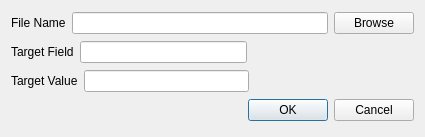
<?xml version="1.0" encoding="UTF-8"?>
<ui version="4.0">
 <class>Set_Params_Dialog</class>
 <widget class="QDialog" name="Set_Params_Dialog">
  <property name="geometry">
   <rect>
    <x>0</x>
    <y>0</y>
    <width>425</width>
    <height>137</height>
   </rect>
  </property>
  <property name="windowTitle">
   <string>Create Valids</string>
  </property>
  <layout class="QGridLayout" name="gridLayout_4">
   <item row="0" column="0">
    <layout class="QGridLayout" name="gridLayout">
     <item row="0" column="0">
      <widget class="QLabel" name="label03">
       <property name="text">
        <string>File Name</string>
       </property>
      </widget>
     </item>
     <item row="0" column="1">
      <widget class="QLineEdit" name="target_file_name"/>
     </item>
     <item row="0" column="2">
      <widget class="QPushButton" name="file_dialog_button">
       <property name="text">
        <string>Browse</string>
       </property>
      </widget>
     </item>
    </layout>
   </item>
   <item row="1" column="0">
    <layout class="QGridLayout" name="gridLayout_2">
     <item row="0" column="0">
      <widget class="QLabel" name="label00">
       <property name="text">
        <string>Target Field</string>
       </property>
      </widget>
     </item>
     <item row="0" column="1">
      <widget class="QLineEdit" name="target_field_name"/>
     </item>
     <item row="0" column="2">
      <spacer name="horizontalSpacer_2">
       <property name="orientation">
        <enum>Qt::Horizontal</enum>
       </property>
       <property name="sizeHint" stdset="0">
        <size>
         <width>40</width>
         <height>20</height>
        </size>
       </property>
      </spacer>
     </item>
    </layout>
   </item>
   <item row="2" column="0">
    <layout class="QGridLayout" name="gridLayout_3">
     <item row="0" column="0">
      <widget class="QLabel" name="label01">
       <property name="text">
        <string>Target Value</string>
       </property>
      </widget>
     </item>
     <item row="0" column="1">
      <widget class="QLineEdit" name="target_field_value"/>
     </item>
     <item row="0" column="2">
      <spacer name="horizontalSpacer_3">
       <property name="orientation">
        <enum>Qt::Horizontal</enum>
       </property>
       <property name="sizeHint" stdset="0">
        <size>
         <width>40</width>
         <height>20</height>
        </size>
       </property>
      </spacer>
     </item>
    </layout>
   </item>
   <item row="3" column="0">
    <layout class="QHBoxLayout" name="horizontalLayout">
     <item>
      <spacer name="horizontalSpacer">
       <property name="orientation">
        <enum>Qt::Horizontal</enum>
       </property>
       <property name="sizeHint" stdset="0">
        <size>
         <width>40</width>
         <height>20</height>
        </size>
       </property>
      </spacer>
     </item>
     <item>
      <widget class="QDialogButtonBox" name="buttonBox">
       <property name="orientation">
        <enum>Qt::Horizontal</enum>
       </property>
       <property name="standardButtons">
        <set>QDialogButtonBox::Cancel|QDialogButtonBox::Ok</set>
       </property>
      </widget>
     </item>
    </layout>
   </item>
  </layout>
 </widget>
 <tabstops>
  <tabstop>target_file_name</tabstop>
  <tabstop>file_dialog_button</tabstop>
  <tabstop>target_field_name</tabstop>
  <tabstop>target_field_value</tabstop>
  <tabstop>buttonBox</tabstop>
 </tabstops>
 <resources/>
 <connections>
  <connection>
   <sender>buttonBox</sender>
   <signal>accepted()</signal>
   <receiver>Set_Params_Dialog</receiver>
   <slot>accept()</slot>
   <hints>
    <hint type="sourcelabel">
     <x>248</x>
     <y>254</y>
    </hint>
    <hint type="destinationlabel">
     <x>157</x>
     <y>274</y>
    </hint>
   </hints>
  </connection>
  <connection>
   <sender>buttonBox</sender>
   <signal>rejected()</signal>
   <receiver>Set_Params_Dialog</receiver>
   <slot>reject()</slot>
   <hints>
    <hint type="sourcelabel">
     <x>316</x>
     <y>260</y>
    </hint>
    <hint type="destinationlabel">
     <x>286</x>
     <y>274</y>
    </hint>
   </hints>
  </connection>
 </connections>
</ui>
